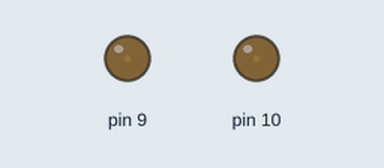
The sketch below on a simulated Arduino Uno, built with avr-gcc and run on an emulated ATmega328P. Shown: output pins drawn as LEDs (lit = HIGH).

Above: at 0.05 s.
At 1.15 s:
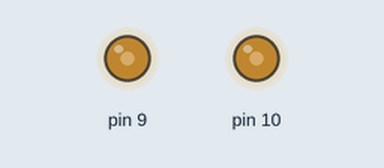
At 2.3 s:
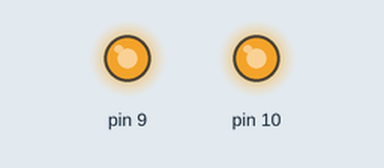
At 4.6 s:
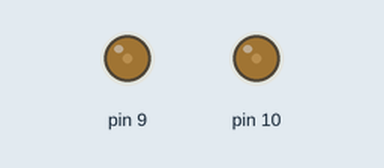
Timing chart, 0 to 6.7 s (numbered marks = the images above):
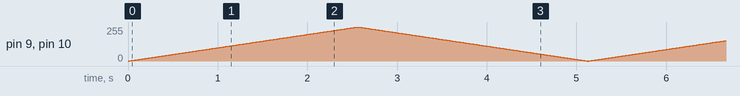

The sketch:

sketch_jul07a.ino
```cpp
// 반딧불이
void setup() {
  // put your setup code here, to run once:

}

void loop() {
  // put your main code here, to run repeatedly:
  for(int i = 0; i < 256; i++){
    analogWrite(9,i);
    analogWrite(10,i);
    delay(10);
  }
  for(int i = 255; i > -1; i--) {
    analogWrite(9,i);
    analogWrite(10,i);
    delay(10);
  }
}
```
